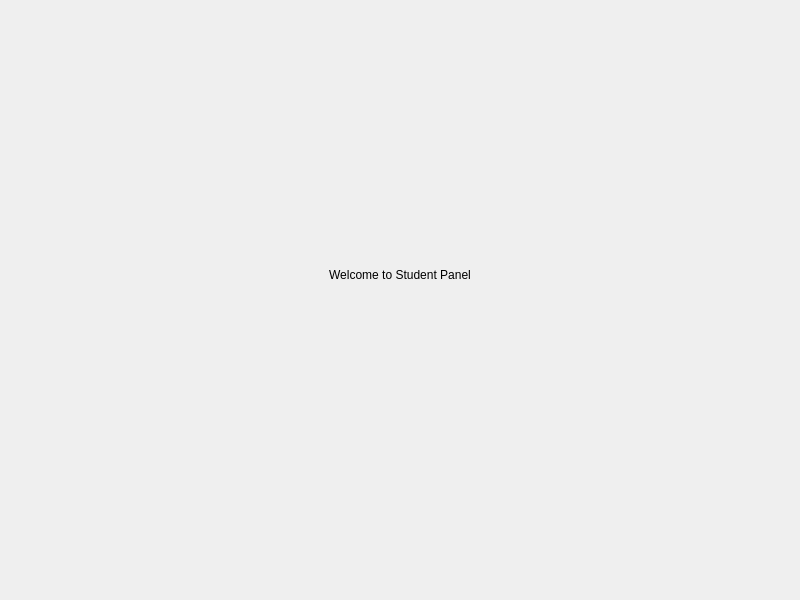
<?xml version="1.0" encoding="UTF-8"?>
<ui version="4.0">
 <class>StudentPanel</class>
 <widget class="QMainWindow" name="StudentPanel">
  <property name="geometry">
   <rect>
    <x>0</x>
    <y>0</y>
    <width>800</width>
    <height>600</height>
   </rect>
  </property>
  <property name="windowTitle">
   <string>Student Panel</string>
  </property>
  <widget class="QWidget" name="centralwidget">
   <widget class="QLabel" name="label">
    <property name="geometry">
     <rect>
      <x>250</x>
      <y>250</y>
      <width>300</width>
      <height>50</height>
     </rect>
    </property>
    <property name="text">
     <string>Welcome to Student Panel</string>
    </property>
    <property name="alignment">
     <set>Qt::AlignCenter</set>
    </property>
   </widget>
  </widget>
 </widget>
 <resources/>
 <connections/>
</ui>
